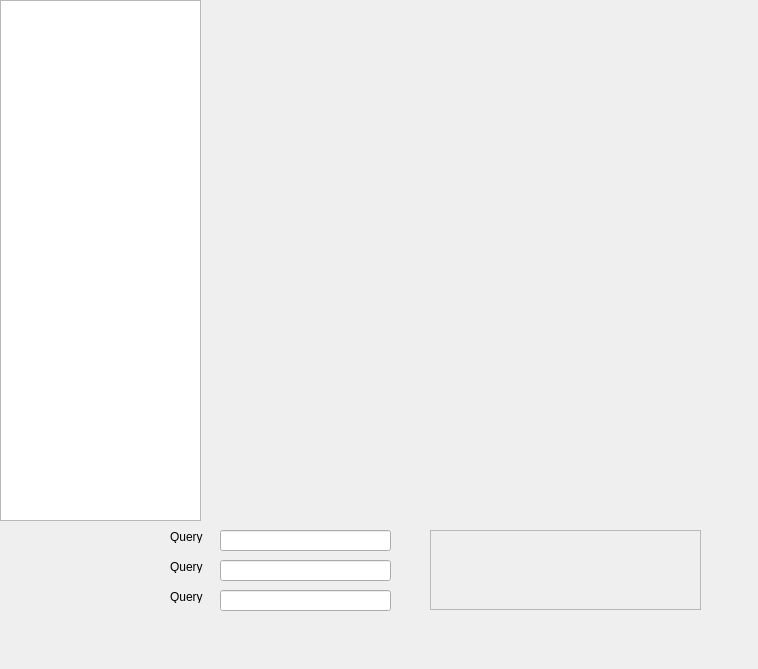
<?xml version="1.0" encoding="UTF-8"?>
<ui version="4.0">
 <class>DockWidget</class>
 <widget class="QDockWidget" name="DockWidget">
  <property name="geometry">
   <rect>
    <x>0</x>
    <y>0</y>
    <width>758</width>
    <height>669</height>
   </rect>
  </property>
  <property name="windowTitle">
   <string>DockWidget</string>
  </property>
  <widget class="QWidget" name="dockWidgetContents">
   <widget class="QTreeView" name="treeView">
    <property name="geometry">
     <rect>
      <x>0</x>
      <y>0</y>
      <width>201</width>
      <height>521</height>
     </rect>
    </property>
   </widget>
   <widget class="QwtPlot" name="qwtPlot">
    <property name="geometry">
     <rect>
      <x>210</x>
      <y>0</y>
      <width>521</width>
      <height>221</height>
     </rect>
    </property>
   </widget>
   <widget class="QScrollArea" name="scrollArea">
    <property name="geometry">
     <rect>
      <x>430</x>
      <y>530</y>
      <width>271</width>
      <height>80</height>
     </rect>
    </property>
    <property name="widgetResizable">
     <bool>true</bool>
    </property>
    <widget class="QWidget" name="scrollAreaWidgetContents">
     <property name="geometry">
      <rect>
       <x>0</x>
       <y>0</y>
       <width>269</width>
       <height>78</height>
      </rect>
     </property>
    </widget>
   </widget>
   <widget class="QLineEdit" name="lineEdit">
    <property name="geometry">
     <rect>
      <x>220</x>
      <y>560</y>
      <width>171</width>
      <height>21</height>
     </rect>
    </property>
   </widget>
   <widget class="QLineEdit" name="lineEdit_2">
    <property name="geometry">
     <rect>
      <x>220</x>
      <y>530</y>
      <width>171</width>
      <height>21</height>
     </rect>
    </property>
   </widget>
   <widget class="QwtPlot" name="qwtPlot_2">
    <property name="geometry">
     <rect>
      <x>210</x>
      <y>240</y>
      <width>521</width>
      <height>231</height>
     </rect>
    </property>
   </widget>
   <widget class="QLineEdit" name="lineEdit_3">
    <property name="geometry">
     <rect>
      <x>220</x>
      <y>590</y>
      <width>171</width>
      <height>21</height>
     </rect>
    </property>
   </widget>
   <widget class="QLabel" name="label">
    <property name="geometry">
     <rect>
      <x>170</x>
      <y>530</y>
      <width>46</width>
      <height>13</height>
     </rect>
    </property>
    <property name="text">
     <string>Query</string>
    </property>
   </widget>
   <widget class="QLabel" name="label_2">
    <property name="geometry">
     <rect>
      <x>170</x>
      <y>560</y>
      <width>46</width>
      <height>13</height>
     </rect>
    </property>
    <property name="text">
     <string>Query</string>
    </property>
   </widget>
   <widget class="QLabel" name="label_3">
    <property name="geometry">
     <rect>
      <x>170</x>
      <y>590</y>
      <width>46</width>
      <height>13</height>
     </rect>
    </property>
    <property name="text">
     <string>Query</string>
    </property>
   </widget>
  </widget>
 </widget>
 <customwidgets>
  <customwidget>
   <class>QwtPlot</class>
   <extends>QFrame</extends>
   <header>qwt_plot.h</header>
  </customwidget>
 </customwidgets>
 <resources/>
 <connections>
  <connection>
   <sender>treeView</sender>
   <signal>entered(QModelIndex)</signal>
   <receiver>qwtPlot</receiver>
   <slot>replot()</slot>
   <hints>
    <hint type="sourcelabel">
     <x>100</x>
     <y>282</y>
    </hint>
    <hint type="destinationlabel">
     <x>470</x>
     <y>132</y>
    </hint>
   </hints>
  </connection>
  <connection>
   <sender>treeView</sender>
   <signal>doubleClicked(QModelIndex)</signal>
   <receiver>qwtPlot_2</receiver>
   <slot>replot()</slot>
   <hints>
    <hint type="sourcelabel">
     <x>100</x>
     <y>282</y>
    </hint>
    <hint type="destinationlabel">
     <x>470</x>
     <y>377</y>
    </hint>
   </hints>
  </connection>
  <connection>
   <sender>lineEdit</sender>
   <signal>returnPressed()</signal>
   <receiver>scrollArea</receiver>
   <slot>show()</slot>
   <hints>
    <hint type="sourcelabel">
     <x>305</x>
     <y>592</y>
    </hint>
    <hint type="destinationlabel">
     <x>565</x>
     <y>591</y>
    </hint>
   </hints>
  </connection>
 </connections>
</ui>
